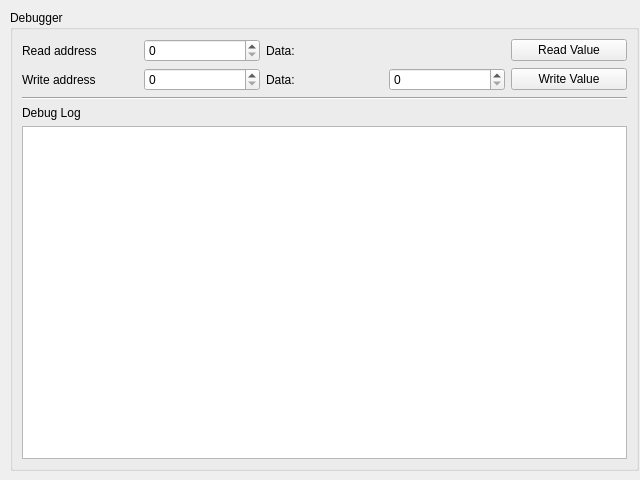
<?xml version="1.0" encoding="UTF-8"?>
<ui version="4.0">
 <class>DebugWindow</class>
 <widget class="QWidget" name="DebugWindow">
  <property name="geometry">
   <rect>
    <x>0</x>
    <y>0</y>
    <width>640</width>
    <height>480</height>
   </rect>
  </property>
  <property name="windowTitle">
   <string>Form</string>
  </property>
  <widget class="QGroupBox" name="groupBox_3">
   <property name="geometry">
    <rect>
     <x>10</x>
     <y>10</y>
     <width>629</width>
     <height>461</height>
    </rect>
   </property>
   <property name="title">
    <string>Debugger</string>
   </property>
   <layout class="QHBoxLayout" name="horizontalLayout_10">
    <item>
     <layout class="QVBoxLayout" name="verticalLayout_3">
      <item>
       <layout class="QHBoxLayout" name="horizontalLayout_4">
        <item>
         <widget class="QLabel" name="label_6">
          <property name="text">
           <string>Read address</string>
          </property>
         </widget>
        </item>
        <item>
         <widget class="QSpinBox" name="spinBox_ReadAddr"/>
        </item>
        <item>
         <widget class="QLabel" name="label_4">
          <property name="text">
           <string>Data:</string>
          </property>
         </widget>
        </item>
        <item>
         <widget class="QLabel" name="label_readValue">
          <property name="text">
           <string/>
          </property>
         </widget>
        </item>
        <item>
         <widget class="QPushButton" name="pushButton_read">
          <property name="text">
           <string>Read Value</string>
          </property>
         </widget>
        </item>
       </layout>
      </item>
      <item>
       <layout class="QHBoxLayout" name="horizontalLayout_12">
        <item>
         <widget class="QLabel" name="label_7">
          <property name="text">
           <string>Write address</string>
          </property>
         </widget>
        </item>
        <item>
         <widget class="QSpinBox" name="spinBox_writeAddr"/>
        </item>
        <item>
         <widget class="QLabel" name="label_9">
          <property name="text">
           <string>Data:</string>
          </property>
         </widget>
        </item>
        <item>
         <widget class="QSpinBox" name="spinBox_writeData">
          <property name="maximum">
           <number>255</number>
          </property>
         </widget>
        </item>
        <item>
         <widget class="QPushButton" name="pushButton_write">
          <property name="text">
           <string>Write Value</string>
          </property>
         </widget>
        </item>
       </layout>
      </item>
      <item>
       <widget class="Line" name="line">
        <property name="orientation">
         <enum>Qt::Horizontal</enum>
        </property>
       </widget>
      </item>
      <item>
       <widget class="QLabel" name="label">
        <property name="text">
         <string>Debug Log</string>
        </property>
       </widget>
      </item>
      <item>
       <widget class="QListWidget" name="listWidget">
        <property name="sizePolicy">
         <sizepolicy hsizetype="Expanding" vsizetype="Expanding">
          <horstretch>0</horstretch>
          <verstretch>0</verstretch>
         </sizepolicy>
        </property>
       </widget>
      </item>
     </layout>
    </item>
   </layout>
  </widget>
 </widget>
 <resources/>
 <connections/>
</ui>
